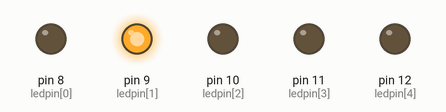
Bench run of a sketch on a simulated Arduino Uno, built with avr-gcc and run on an emulated ATmega328P. Parts: output pins drawn as LEDs (lit = HIGH).

Above: at 0.3 s.
At 0.7 s:
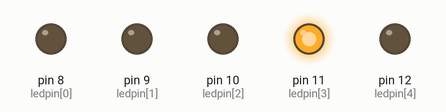
At 1.0 s:
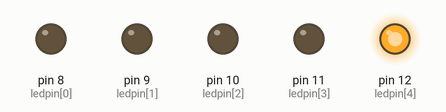
At 2.5 s:
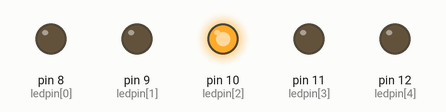
At 4.0 s:
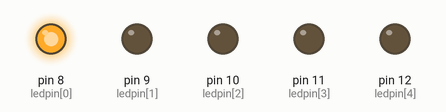
Timing chart, 0 to 4.6 s (numbered marks = the images above):
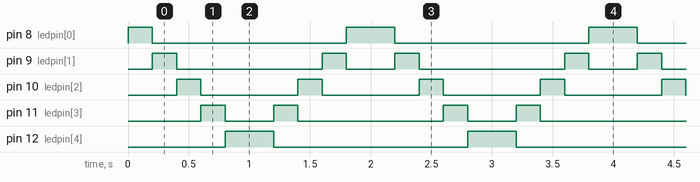

Measured:
- by itself, pin 8 (ledpin[0]): repeats every 2.0 s: LOW 1.6 s, HIGH 0.40 s
- by itself, pin 9 (ledpin[1]): repeats every 2.0 s: LOW 1.2 s, HIGH 0.20 s, LOW 0.40 s, HIGH 0.20 s
- by itself, pin 10 (ledpin[2]): alternates HIGH for 0.20 s and LOW for 0.80 s
- by itself, pin 11 (ledpin[3]): repeats every 2.0 s: LOW 0.40 s, HIGH 0.20 s, LOW 1.2 s, HIGH 0.20 s
- by itself, pin 12 (ledpin[4]): alternates HIGH for 0.40 s and LOW for 1.6 s

The sketch:

lab_1b.ino.ino
```cpp
// C++ code
//
const int ledpin[] = {8,9,10,11,12};
const int numled = 5;
void setup()
{
  for(int i = 0; i<numled;i++){
  pinMode(ledpin[i], OUTPUT);
}
}
void loop()
{
  for(int i =0;i<numled;i++){
  digitalWrite(ledpin[i], HIGH);
  delay(200); // Wait for 1000 millisecond(s)
  digitalWrite(ledpin[i], LOW);
}
  for(int i =numled-1;i>=0;i--){
  digitalWrite(ledpin[i], HIGH);
  delay(200); // Wait for 1000 millisecond(s)
  digitalWrite(ledpin[i], LOW);
}
}


  
```
